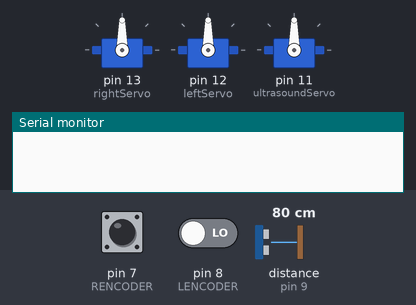
A sketch run on a simulated Arduino Uno, built with avr-gcc and run on an emulated ATmega328P. Parts: 3 × servo, the last lines printed to the serial monitor. Wiring (inferred from the names in the program): ultrasonic range finder: trigger pin 9; echo pin 9. The test bench sets the inputs (shaded band); at power-on: distance to the obstacle (sensor on pin 9) 80 cm, pin 7 (RENCODER) LOW, pin 8 (LENCODER) LOW. The echo pulse lasts 58.3 µs per cm.

Above: at 0.01 s.
1.4 s: distance to the obstacle (sensor on pin 9) set to 2 cm
At 1.57 s:
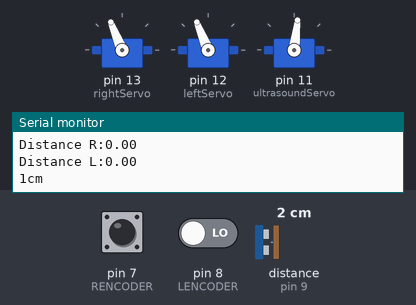
4.4 s: distance to the obstacle (sensor on pin 9) set to 18 cm
At 5.01 s:
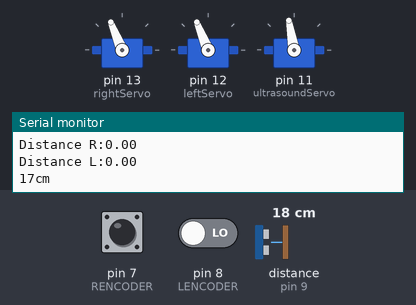
7.4 s: distance to the obstacle (sensor on pin 9) set to 25 cm
10.4 s: pin 7 (RENCODER) pulsed HIGH 5 times (0.12 s each, 0.3 s apart)
14.9 s: distance to the obstacle (sensor on pin 9) set to 4 cm
At 49.0 s:
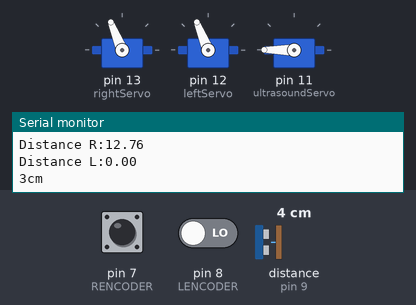
Timing chart, 0 to 49.7 s (numbered marks = the images above; inputs shaded):
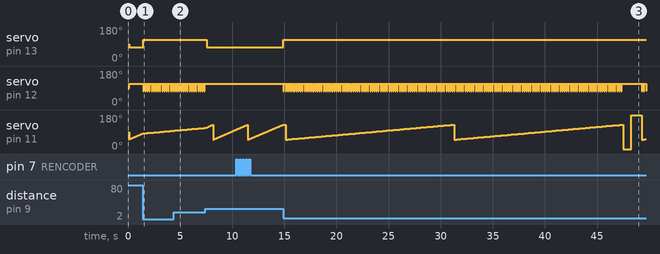

Measured:
- after the input at 1.4 s, servo on pin 13 (rightServo): 73° → 112° after 0.05 s; servo on pin 12 (leftServo): alternates 112° for 0.15 s and 73° for 0.05 s, starting after 0.05 s
- after the input at 7.4 s, servo on pin 13 (rightServo): 112° → 73° after 0.14 s; servo on pin 12 (leftServo): stops changing and stays 112°
- after the input at 14.9 s, servo on pin 13 (rightServo): 73° → 112° at once; servo on pin 12 (leftServo): goes 160 × (73° 0.05 s, 112° 0.15 s), 73° 0.05 s, 112° 1.9 s, 73° 0.05 s, 112° 0.15 s, 73° 0.05 s, then 112°, starting at once

The sketch:

Algorithm.ino
```cpp
#include <Servo.h>
Servo servoLeft;
Servo servoRight;
Servo servoUltrasound;
Servo gripper;

#define RXbee 0
#define TX 1
//2 through 6 not in use, digital, some pwm
#define ultrasoundPin 9
#define grabberServoPin 10
#define ultrasoundServo 11
#define leftServo 12
#define rightServo 13
#define leftSensor 3   // TO BE CHANGED IR SENSOR
#define rightSensor 3
#define LENCODER 8
#define RENCODER 7
int nholesR =0;
int nholesL = 0;
bool prevreadL;
bool prevreadR; // TO BE CHANGED IR SENSOR
//0 through 5 not in use, analog
int counterLoop = 0;
int scanRes = 0;
bool switchTurnDirection = false;


void setup() {
  Serial.begin(9600);
  pinMode(LENCODER, INPUT);
  pinMode(RENCODER, INPUT);
  servoRight.attach(rightServo);
  servoLeft.attach(leftServo);
  servoUltrasound.attach(ultrasoundServo);
  sensorsetup();
}

void sensorsetup() {
  servoUltrasound.write(90);
  gripper.write(180);
  delay(100);
  return (1);
}

void loop() {
  int USDistance;
  counterLoop++;
  // I and how long the loop takes effect the amount
  if (counterLoop > 5) {
    scanRes = periodicScan();
    counterLoop = 0;
    servoUltrasound.write(90);
    if (scanRes == 0) {
      // means something detected at 0 (right?)
      backward();
      delay(50);
      spinR();
      delay(200);
    }
    if (scanRes == 180) {
      backward();
      delay(50);
      spinL();
      delay(200);
    }

    // move according to res of scan res

    // if(switchTurnDirection == false){
    //   switchTurnDirection = true;
    // }else{
    //   switchTurnDirection = false;
    // }
  }

  servoUltrasound.write(50);
  for (int i = 50; i < 130; i++) {
    servoUltrasound.write(i);
    USDistance = ping();

    if (USDistance > 20 || USDistance == 0) {

      forward();

    } else {

      backward();
      delay(50);

      if (switchTurnDirection == true) {
        spinR();
      } else {
        spinL();
      }
      delay(150);
      servoUltrasound.write(90);
    }
  }
}


int ping() {
  Dret();
  int duration, USDistance;
  pinMode(ultrasoundPin, OUTPUT);
  digitalWrite(ultrasoundPin, LOW);
  delayMicroseconds(2);
  digitalWrite(ultrasoundPin, HIGH);
  delayMicroseconds(5);
  digitalWrite(ultrasoundPin, LOW);
  pinMode(ultrasoundPin, INPUT);
  duration = pulseIn(ultrasoundPin, HIGH);
  USDistance = duration / 29 / 2;
  printDistance(USDistance);
  return (USDistance);

}

void printDistance(int USDistance) {
  Serial.print(USDistance);
  Serial.print("cm");
  Serial.println();

}

void forward() {
  servoLeft.attach(leftServo);
  servoRight.attach(rightServo);
  servoRight.writeMicroseconds(1300);
  servoLeft.writeMicroseconds(1700);
}

void backward() {

  servoLeft.attach(leftServo);
  servoRight.attach(rightServo);
  servoRight.writeMicroseconds(1700);
  servoLeft.writeMicroseconds(1300);
}

void spinL() {

  servoLeft.attach(leftServo);
  servoRight.attach(rightServo);
  servoLeft.writeMicroseconds(1700);
  servoRight.writeMicroseconds(1700);
}

void spinR() {

  servoLeft.attach(leftServo);
  servoRight.attach(rightServo);
  servoLeft.writeMicroseconds(1300);
  servoRight.writeMicroseconds(1300);

}

void stop() {

  servoLeft.detach();
  servoRight.detach();
}


int periodicScan() {
  int USDistance;
  bool left = false;
  bool right = false;
  stop();

  servoUltrasound.write(0);
  delay(750);
  USDistance = ping();
  if (USDistance < 20 && USDistance != 0) {
    left = true;
  }
  if (USDistance < 40 && USDistance != 0) {
    switchTurnDirection = true;
  }


  servoUltrasound.write(180);
  delay(1000);
  USDistance = ping();
  if (USDistance < 20 && USDistance != 0) {
    right = true;
  }
  if (USDistance < 40 && USDistance != 0) {
    switchTurnDirection = false;
  }

  if (right == true && left == true) {
    // obstacles on both sides
    return (90);
  } else if (right == true && left == false) {
    // obstactle at direction 180 (left?)
    return (180);
  } else if (right == false && left == true) {
    // obstacle at direction 0 (right?)
    return (0);
  }
  return (-1);

}

float leftencoder() {

  boolean readwheel = digitalRead(LENCODER);                  //read encoders
  if (readwheel == 1 && readwheel != prevreadL) {             //make sure that it is not the same hole being read
    nholesL += 1;
    prevreadL = 1;
  } else if (readwheel == 0) {
    prevreadL = 0;
  }


  float distance = (((nholesL)*3.14*6.5)/8);
  return(distance);

}

float rightencoder() {
  boolean readwheel = digitalRead(RENCODER);                  //read encoders
  if (readwheel == 1 && readwheel != prevreadR) {             //make sure that it is not the same hole being read
    nholesR += 1;
    prevreadR = 1;
  } else if (readwheel == 0) {
    prevreadR = 0;
  }


  float distance = (((nholesR)*3.14*6.5)/8);
  return(distance);
}

float Dret(){
float a = leftencoder();
float b = rightencoder();

Serial.print("Distance R:");
Serial.println(b);
Serial.print("Distance L:");
Serial.println(a);
}


void open_gripper() {
gripper.write(90);// set the servo position to 90 degrees
delay(1000);// wait for 1 sec
}

void close_gripper(){
gripper.write(180);
delay(1000);
}


void infra_ping()
{
  // check the outputs of the pins
  int infra_ls = digitalRead(leftSensor);
  int infra_rs = digitalRead(rightSensor);

}

/*void infra_action(){
   //00 = both on white -> move forward
  if (infra_ls == 0 && infra_rs == 0)
  {
    forward();
    //GRIPPER KIT?
  }

  else if (infra_ls == 1 && infra_rs == 1)
  {
    backward();
  }


  //01 = right sensor on black -> turn left
  else if (infra_ls == 0 && infra_rs == 1)
  {
    backward();
    delay(150);
    spinL();
  }

  //10 = left sensor on black -> turn right
  else if (infra_ls == 1 && infra_rs == 0)
  {
    backward();
    delay(150);
    spinR();
  }
}
*/
```
